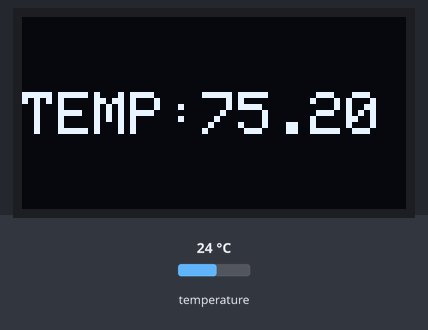
A sketch run on a simulated ESP8266 (NodeMCU). Shown: 128×64 one-colour display. Inputs (shaded band) come from the test bench; at power-on: temperature 24 °C. WiFi joins after 1.5 s; servers stay silent unless stated; what the sketch prints to the serial monitor is not drawn.

Above: at 4.2 s.
4.3 s: temperature set to 12 °C
At 5.1 s:
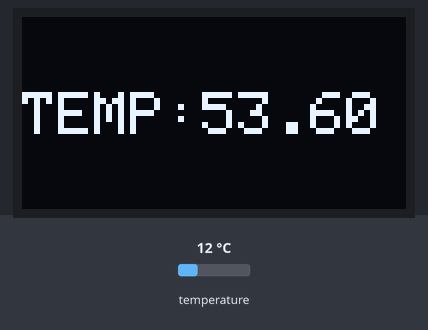
6.1 s: temperature set to 19 °C
At 7.8 s:
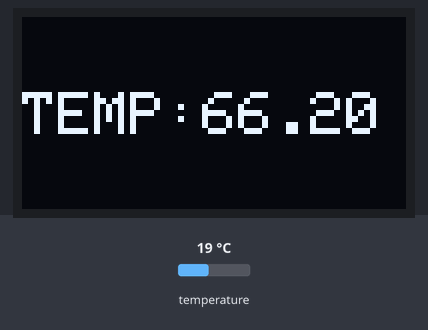
8.1 s: temperature set to 28 °C
At 9.4 s:
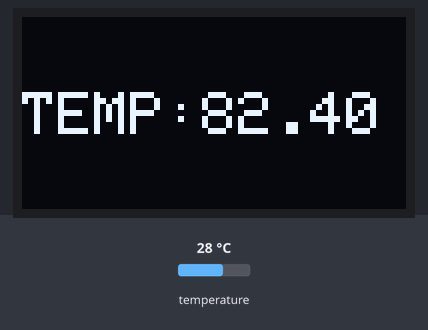
Timing chart, 0 to 11.1 s (numbered marks = the images above; inputs shaded):
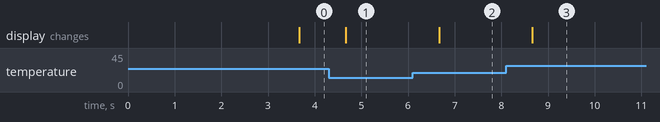

Measured:
- after the input at 4.3 s, the display: changes after 0.36 s (image 1)
- after the input at 6.1 s, the display: changes after 0.56 s (image 2)
- after the input at 8.1 s, the display: changes after 0.57 s (image 3)

The sketch:

body_temperature.ino
```cpp
#define BLYNK_TEMPLATE_ID "TMPL39f48clrN"
#define BLYNK_TEMPLATE_NAME "CAREIFY"
#define BLYNK_AUTH_TOKEN "htwEcjVohIDGpCdGqFDWVFPRx72V8LLv"

#include <ESP8266WiFi.h>
#include <BlynkSimpleEsp8266.h>
#include <OneWire.h>
#include <DallasTemperature.h>

#include <Adafruit_GFX.h>
#include <Adafruit_SSD1306.h>

#define BLYNK_PRINT Serial  // Comment this out to disable prints and save space

char auth[] = "htwEcjVohIDGpCdGqFDWVFPRx72V8LLv";
/* WiFi credentials */
char ssid[] = "aritra";
char pass[] = "12345678";

SimpleTimer timer;

#define ONE_WIRE_BUS 2
OneWire oneWire(ONE_WIRE_BUS);
DallasTemperature DS18B20(&oneWire);
float temp;
float Fahrenheit = 0;


#define OLED_RESET -1     // Reset pin # (or -1 if sharing Arduino reset pin)
#define SCREEN_WIDTH 128  // OLED display width, in pixels
#define SCREEN_HEIGHT 64  // OLED display height, in pixels
// Declaration for an SSD1306 display connected to I2C (SDA, SCL pins)
Adafruit_SSD1306 display(SCREEN_WIDTH, SCREEN_HEIGHT, &Wire, OLED_RESET);

void setup() {
  Serial.begin(115200);

  display.begin(SSD1306_SWITCHCAPVCC, 0x3C);
  display.clearDisplay();
  display.setTextSize(2);
  display.setTextColor(1);
  display.setCursor(0, 25);
  display.print("HEALTH BIT");
  display.display();

  Blynk.begin(auth, ssid, pass);
  DS18B20.begin();
  timer.setInterval(1000L, getSendData);
}

void loop() {
  timer.run();  // Initiates SimpleTimer
  Blynk.run();
}

/***************************************************
 * Send Sensor data to Blynk
 **************************************************/
void getSendData() {
  DS18B20.requestTemperatures();
  temp = DS18B20.getTempCByIndex(0);        // Celcius
  Fahrenheit = DS18B20.toFahrenheit(temp);  // Fahrenheit
  Serial.println(temp);
  Serial.println(Fahrenheit);
  Blynk.virtualWrite(V3, Fahrenheit);  //virtual pin V3
  // Blynk.virtualWrite(V4, temp); //virtual pin V4


  display.clearDisplay();
  display.setTextSize(2);
  display.setCursor(0, 25);
  display.print("TEMP:");
  display.print(Fahrenheit);
  display.display();
}
```
